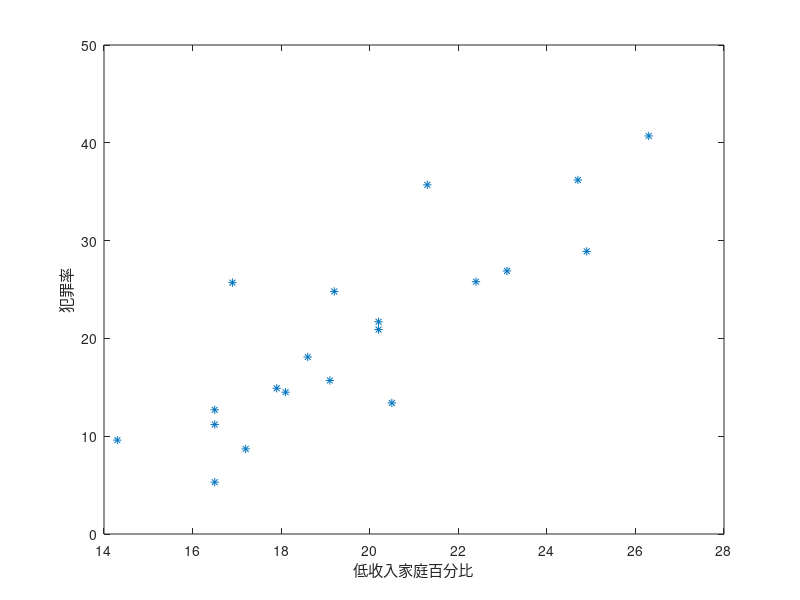
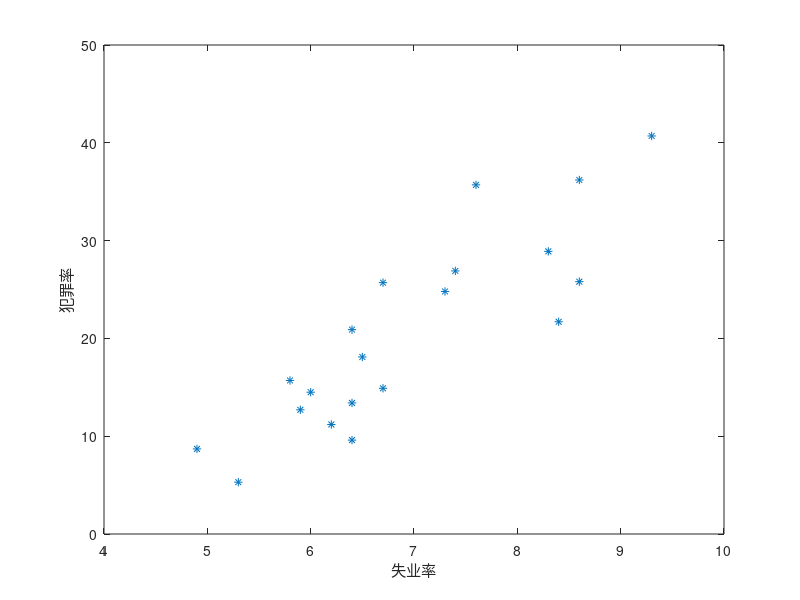
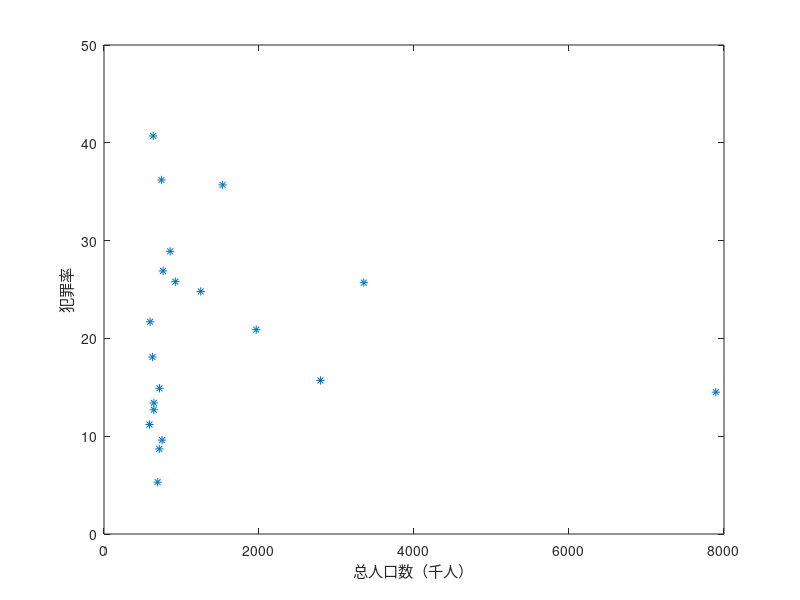

Write MATLAB code to recreate these figures, in order. (Note: this script raises an error after producing the figures.)
clc;
clear;
y=[11.2 13.4 40.7 5.3 24.8 12.7 20.9 35.7 8.7 9.6 14.5 26.9 15.7 ...
36.2 18.1 28.9 14.9 25.8 21.7 25.7]; 
%犯罪率（人/十万人）
x1=[16.5 20.5 26.3 16.5 19.2 16.5 20.2 21.3 17.2 14.3 18.1 23.1 19.1 ...
24.7 18.6 24.9 17.9 22.4 20.2 16.9]; 
%低收入家庭百分比
x2=[6.2 6.4 9.3 5.3 7.3 5.9 6.4 7.6 4.9 6.4 6.0 7.4 5.8 8.6 6.5 8.3 ...
6.7 8.6 8.4 6.7]; 
%失业率
x3=[587 643 635 692 1248 643 1964 1531 713 749 7895 762 2793 741 ...
625 854 716 921 595 3353];
%总人口数（千人）
figure(1),plot(x1,y,'*'); 
xlabel('低收入家庭百分比'); ylabel('犯罪率');
figure(2),plot(x2,y,'*'); 
xlabel('失业率'); ylabel('犯罪率');
figure(3),plot(x3,y,'*'); 
xlabel('总人口数（千人）'); ylabel('犯罪率');
X1=[x1',x2',x3']; 
stepwise(X1,y)
